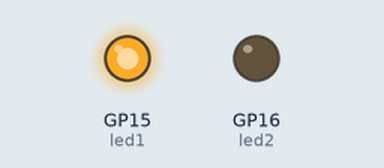
Recording of a program running on a simulated Raspberry Pi Pico running CircuitPython. On the bench: output pins drawn as LEDs (lit = HIGH). What the program prints to the serial console is not drawn.

Above: at 0.1 s.
At 4.6 s:
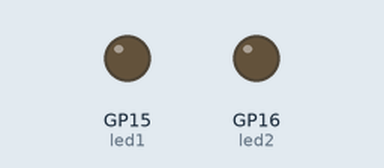
At 10.1 s:
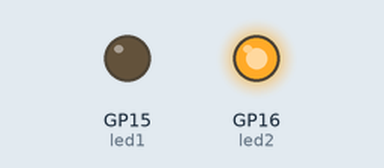
Timing chart, 0 to 11.6 s (numbered marks = the images above):
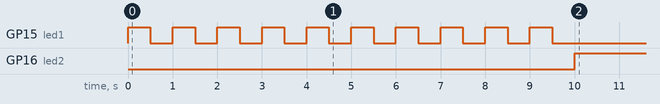

Measured:
- by itself, GP16 (led2): LOW → HIGH at 10.0 s

The program:

launch_pad_2.py
```python
import time
import digitalio
import board
led1 = digitalio.DigitalInOut(board.GP15)
led1.direction = digitalio.Direction.OUTPUT
led2 = digitalio.DigitalInOut(board.GP16)
led2.direction = digitalio.Direction.OUTPUT


# Using reversed()
for x in reversed(range(1,11)):
#for x in range(11):\
#Runs red led 10-1 then at zero will run wile true statment.
    print(x)
    led1.value = True
    time.sleep(.5)
    led1.value = False
    time.sleep(.5)
# when loop finishes light turns green
while True:
    led2.value = True
    print(0)
```
